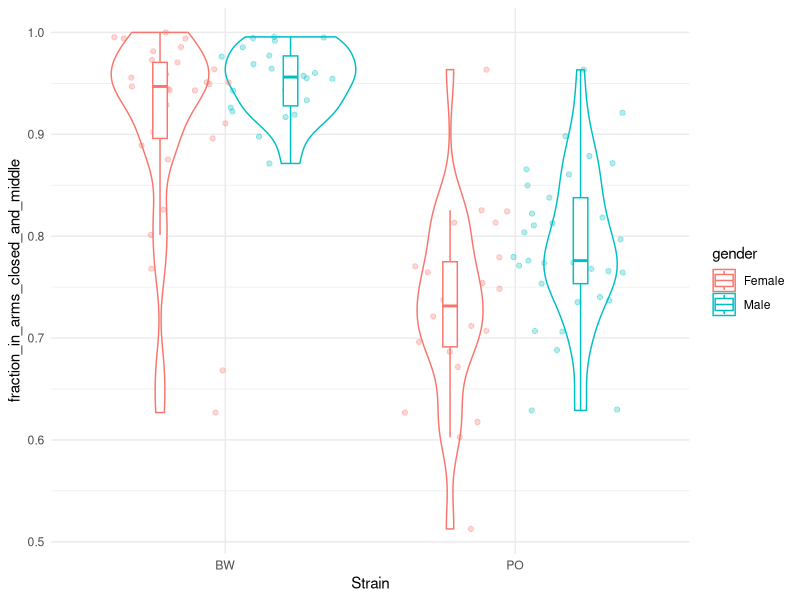
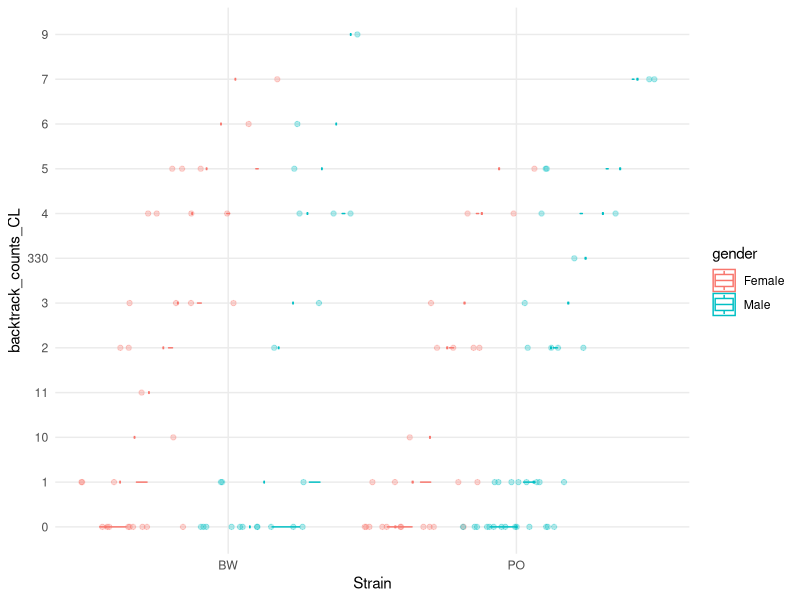
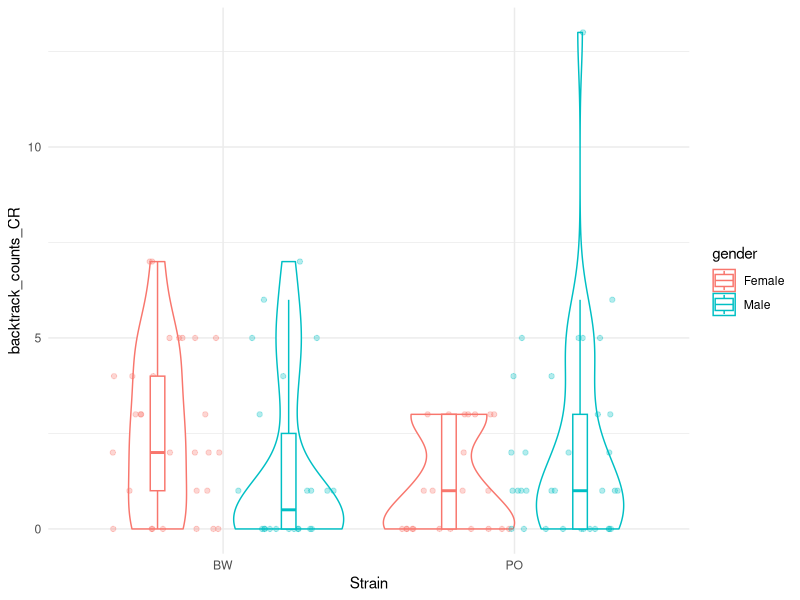
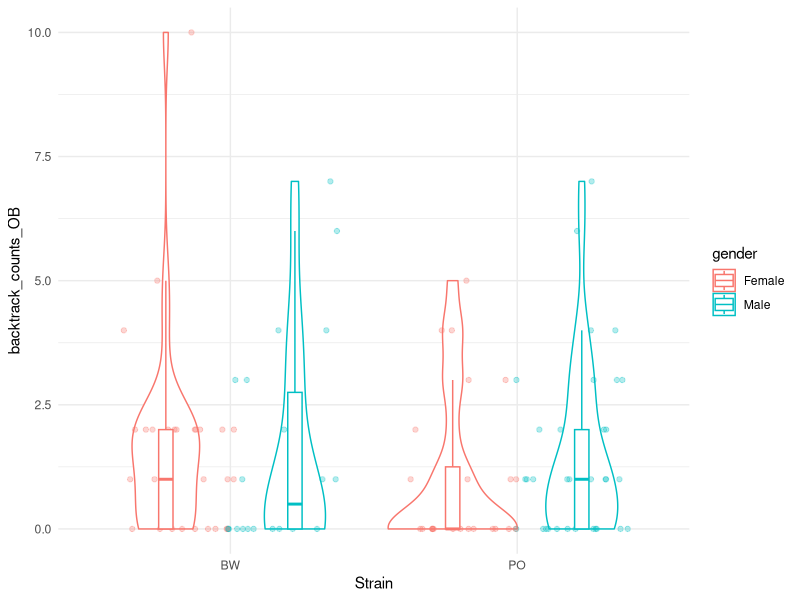
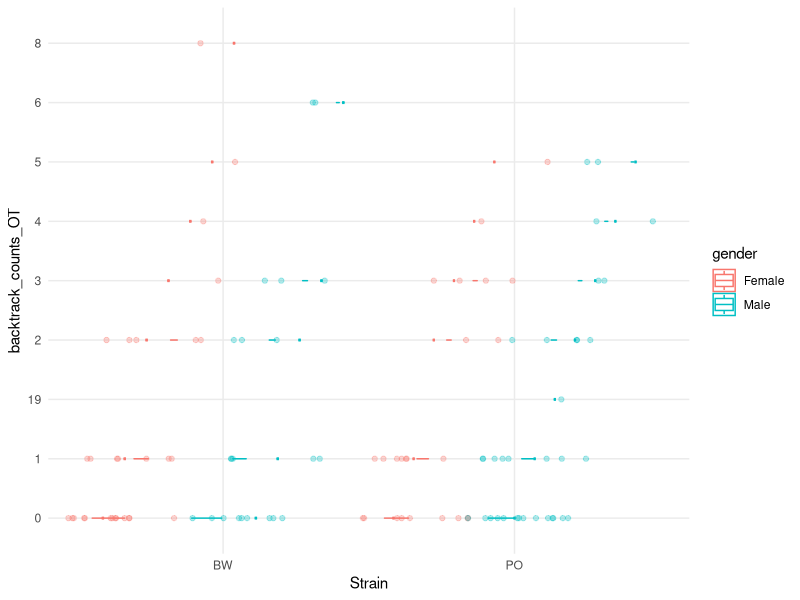
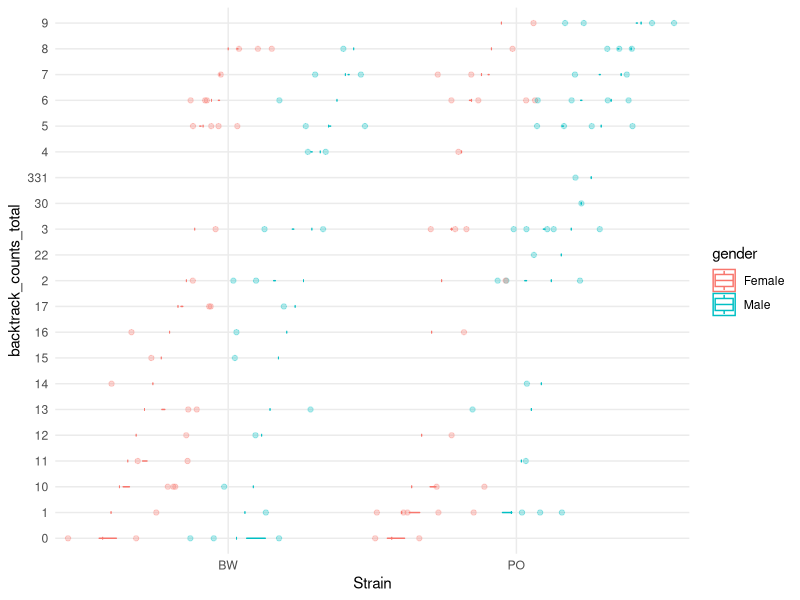
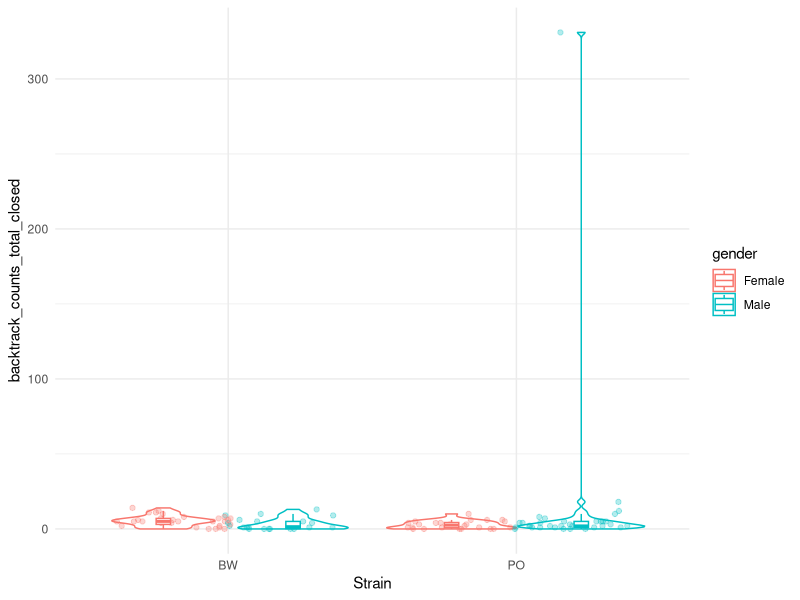
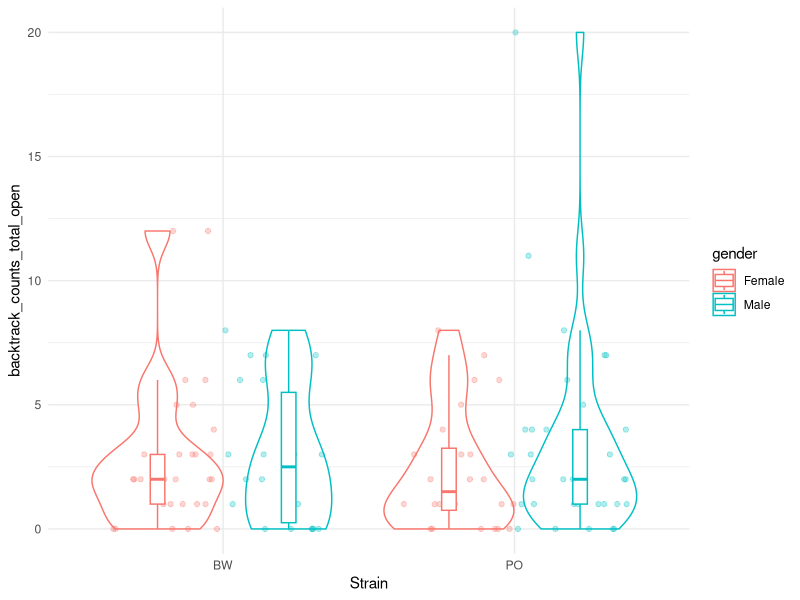

Generate these figures, in order, with R: (Note: this script raises an error after producing the figures.)
## ---- chunk 1
library(ggplot2)
library(dplyr)
library(tidyr)
library(grid)
library(gridExtra)
## ---- chunk 2
setwd("~/Desktop/mice_behavior_capstone/process_data/results")
df <- read.csv('all_the_data.csv')
df$count  = 1 

df <- df %>% filter(mouse_details_sex %in% c('F', 'M')) %>%
             mutate(gender = if_else(mouse_details_sex == 'F', 'Female', 'Male'))

df$mouse_details_strain <- factor(df$mouse_details_strain, levels = c('BW', 'PO', 'BWPOF1', 'BWPOF2'))
## ---- chunk 3
col_names = colnames(df[c(6:220)])
## ---- chunk 4
df2 <- df %>% filter(mouse_details_strain %in% c('BW', 'PO'))

var = 'fraction_in_arms_closed_and_middle'

dodge <- position_dodge(width = .9)
ggplot(df2, aes_string(x = 'mouse_details_strain', y= var, color = 'gender')) + 
        geom_violin() + 
        geom_point(alpha = .3, position = position_jitterdodge(), width  = .1 ) +
        geom_boxplot(width=0.1,  outlier.colour=NA, position = dodge) +
        theme_minimal() + 
        xlab("Strain") + 
        ylab(var) +
        theme(plot.title = element_text(hjust = 0.5))
#ggsave('plots/boxplt_closedAndMid.pdf')
## ---- chunk 5
vio_plot <- function(var){
  
  dodge <- position_dodge(width = .9)
  p<- ggplot(df2, aes_string(x = 'mouse_details_strain', y= var, color = 'gender')) + 
          geom_violin() + 
          geom_point(alpha = .3, position = position_jitterdodge(), width  = .1 ) +
          geom_boxplot(width=0.1,  outlier.colour=NA, position = dodge) +
          theme_minimal() + 
          xlab("Strain") + 
          ylab(var) +
          theme(plot.title = element_text(hjust = 0.5))
  
  print(p)
  ggsave(paste('violin_plots/',var, '.pdf',sep = ''))
  
}
## ---- chunk 6
cols <- Filter(function(x) !any(grepl("mouse_details", x)), colnames(df))               
rem <- c("X", "inner_directory", "count", "gender")
cols <- cols[which(!cols %in% rem)]
## ---- chunk 7
for(i in cols){
  vio_plot(i)
}
